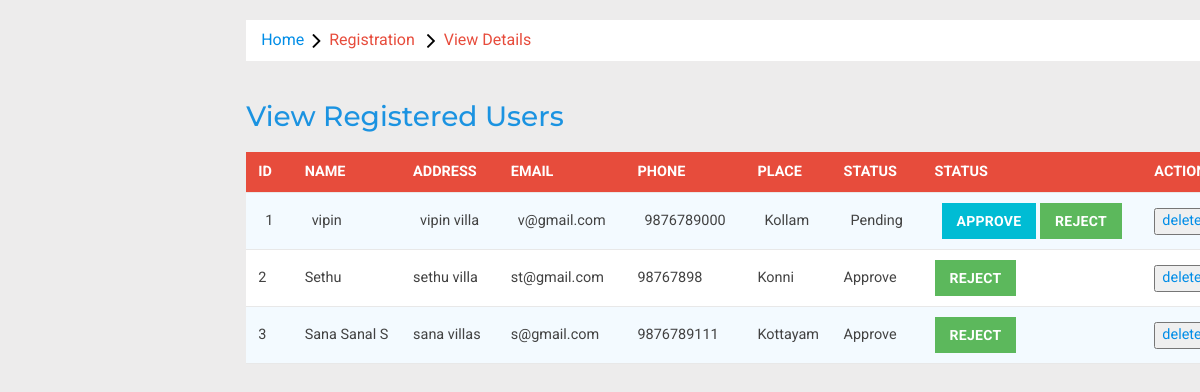
The app's page /admin/viewuswer.php with its own data.
### tables this page shows
CREATE TABLE IF NOT EXISTS `tbl_reg` (
  `Id` int(11) NOT NULL AUTO_INCREMENT,
  `Name` varchar(100) NOT NULL,
  `Email` varchar(500) NOT NULL,
  `Phno` varchar(100) NOT NULL,
  `Address` text NOT NULL,
  `Place` text NOT NULL,
  `Password` varchar(500) NOT NULL,
  `Status` varchar(500) NOT NULL,
  PRIMARY KEY (`Id`)
);

### admin/viewuswer.php (the view, shortened to what this page needs)
<?php
include '../db.php';
?>
<!DOCTYPE HTML>
<html>
<head>
<link href="css/bootstrap.min.css" rel='stylesheet' type='text/css' />
<link href="css/style.css" rel='stylesheet' type='text/css' />
<link rel="stylesheet" href="css/morris.css" type="text/css"/>
<link href="css/font-awesome.css" rel="stylesheet">
<link rel="stylesheet" href="css/icon-font.min.css" type='text/css' />
<link rel="stylesheet" type="text/css" href="css/table-style.css" />
<link rel="stylesheet" type="text/css" href="css/basictable.css" />
</head>
<body>
   <div class="page-container">
<div class="left-content">
	   <div class="mother-grid-inner">
<ol class="breadcrumb">
                <li class="breadcrumb-item"><a href="home.php">Home</a><i class="fa fa-angle-right"></i>Registration <i class="fa fa-angle-right"></i>View Details</li>
            </ol>
<div style="margin-left: 320px;">
<div class="w3l-table-info" style="margin-left: -320px; overflow-x: auto;">
					  <h2>View Registered Users</h2>
                                          <table id="table">
						<thead>
						  <tr>
							<th>Id</th>
							<th>Name</th>
                                                        <th>Address</th>
                                                        <th>Email</th>
                                                            <th>Phone</th>
                                                        <th>Place</th>
                                                        <th>Status</th>
                                                         <th>Status</th>
                                                        <th>Actions</th>
						  </tr>
						</thead>
						<tbody>
						  <?php
                                                  $qr="select  * from tbl_reg order by Id desc";
                                                  $qrr=  mysqli_query($con,$qr);
                                                  $i=1;
                                                  while($r=mysqli_fetch_array($qrr))
                                                  {
                                                  ?>
                                                    <tr>
                                                          <form name="f1" method="post" action="">
                                                        <td><?php echo $i;?></td>
                                                        <td><?php echo $r['Name'];?></td>
                                                          <td><?php echo $r['Address'];?></td>
                                                        <td><?php echo $r['Email'];?></td>
                                                    <td><?php echo $r['Phno'];?></td>
                                                       <td><?php echo $r['Place'];?></td>
                                                        <td><?php echo $r['Status'];?></td>
                                                      <td>
                                                        <?php
                                                     if($r['Status']=='Pending')
                                                     {
                                                        ?>
                                                          <a href="approve_status.php?id=<?php echo $r['Id'];?>" class="btn btn-primary">Approve</a>
                                                          <a href="approve_reject.php?id=<?php echo $r['Id'];?>" class="btn btn-success">Reject</a>
                                                          <?php
                                                     }
                                                     elseif ($r['Status']=='Approve') {
                                                     ?>
                                                 <a href="approve_reject.php?id=<?php echo $r['Id'];?>" class="btn btn-success">Reject</a>
                                                          <?php
                                                 }
                                                 elseif ($r['Status']=='Reject') {
                                                     ?>
                                                  <a href="approve_status.php?id=<?php echo $r['Id'];?>" class="btn btn-primary">Approve</a>
                                                 <?php
                                             }
                                                     ?>
                                                       </td>
                                                        <td><a href="deluser.php?id=<?php echo $r['Id'];?>"><input type="button" name="btn" value="delete" onclick="alert('are you sure want to delete??')"> </a></td>
                                                          </form>
                                                    </tr>
                                                    <?php
                                                  $i++;
                                                   }
                                                    ?>
                                              </tbody>
					  </table>
    </div>
</div>
</div>
							</div>
</body>
</html>

### admin/css/table-style.css (style rules this page uses)
table { background: white; border-collapse: collapse; margin: 1.25em 0 0; width: 100%; }
table tr, table th, table td { border: none; border-bottom: 1px solid #e8e8e8; font-size: .95em; }
table th, table td { padding: 10px 12px; text-align: left; }
table th { background: #e74c3c; color: #fff; text-transform: uppercase; }
table tr td { background: #f3faff; color: #424242; }
table tr:nth-of-type(2n+2) td { background: #ffffff; }
table { width: 100%; }

### records on screen
tbl_reg: Name "vipin", Address "vipin villa", Email "v@gmail.com", Phno "9876789000", Place "Kollam", Status "Pending"
tbl_reg: Name "Sethu", Address "sethu villa", Email "st@gmail.com", Phno "98767898", Place "Konni", Status "Approve"
tbl_reg: Name "Sana Sanal S", Address "sana villas", Email "s@gmail.com", Phno "9876789111", Place "Kottayam", Status "Approve"
